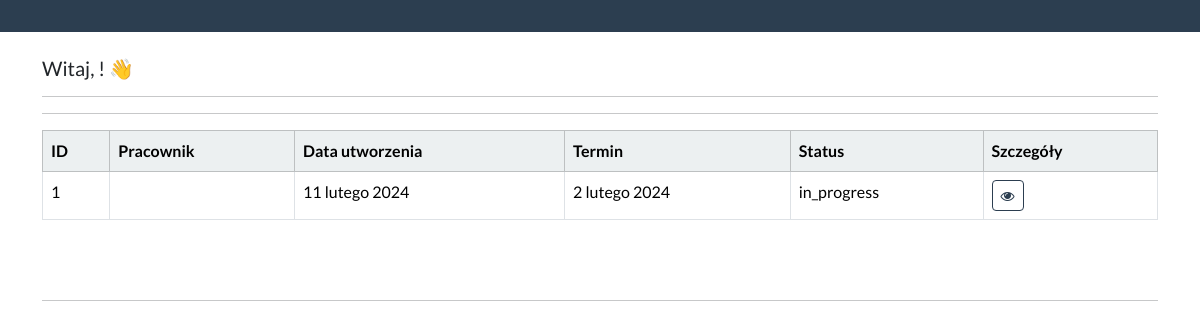
The app's page /task/dashboard_todo with its own data.
### pracownik/models.py (models this page shows)
class Task(models.Model):
    STATUS_CHOICES = (
        ('in_progress', 'In Progress'),
        ('completed', 'Completed'),
    )
    description = models.TextField()
    added_date = models.DateField(auto_now_add=True)
    due_date = models.DateField()
    photo = models.ImageField(upload_to='task_photos/', blank=True)
    status = models.CharField(max_length=20, choices=STATUS_CHOICES, default='in_progress')

### pracownik/views.py (the view)
# urls.py: path("dashboard_todo", views.dashboard_task, name='dashboard_task'),
def dashboard_task(request):
    tasks = Task.objects.all()
    return render(request, 'dashboard-task.html', {'tasks': tasks})

### pracownik/templates/dashboard-task.html (shortened to what this page needs)
{% extends 'base-task.html' %}
{% block content %}
    <h5> Witaj, {{ user.first_name }} {{ user.last_name }}! 👋 </h5>
    <hr>
    <hr>
        <table class="table  table-bordered" id="sample_data">
            <thead class="table-light">
            <tr>
                <th scope="col"> ID</th>
                <th scope="col"> Pracownik</th>
                <th scope="col"> Data utworzenia</th>
                <th scope="col"> Termin</th>
                <th scope="col"> Status</th>
                <th scope="col"> Szczegóły</th>
            </tr>
            </thead>
            <tbody>
            {% if tasks %}
                {% for record in tasks %}
                    <tr>
                        <td> {{ record.id }} </td>
                        <td> {{ user.first_name }} {{ user.last_name }} </td>
                        <td> {{ record.added_date }}</td>
                        <td> {{ record.due_date }} </td>
                        <td> {{ record.status }} </td>
                        <td><a class="btn btn-outline-primary btn-sm" href="{% url 'task_detail' record.id%}">
                            <i class="fa fa-eye" aria-hidden="true"></i> </a></td>
                    </tr>
                {% endfor %}
            {% endif %}
            </tbody>
        </table>
        <br><br>
    <hr>
{% endblock %}

### records on screen
Task: id "1", added_date "11 lutego 2024", due_date "2 lutego 2024", status "in_progress"
